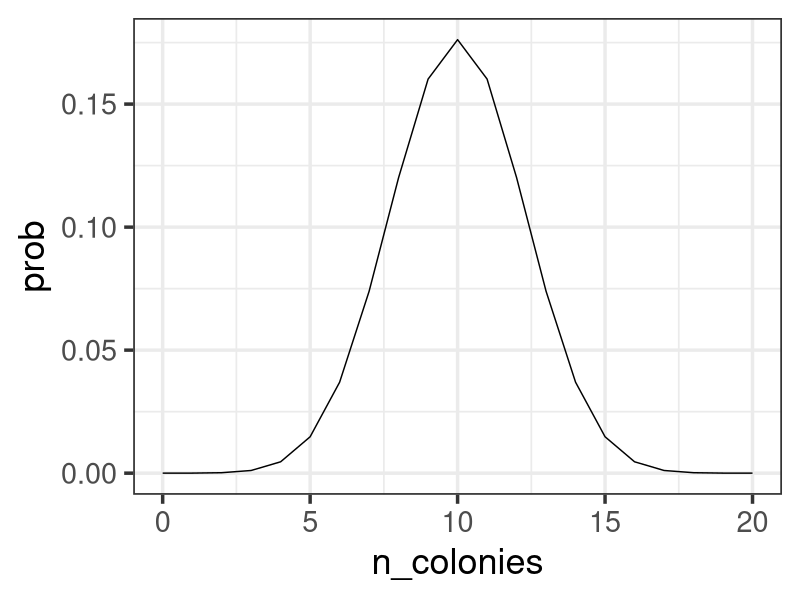
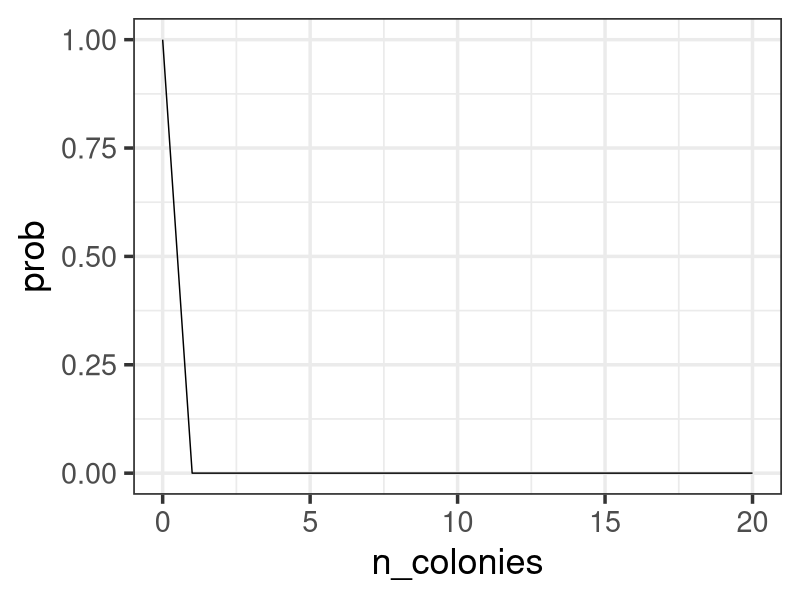
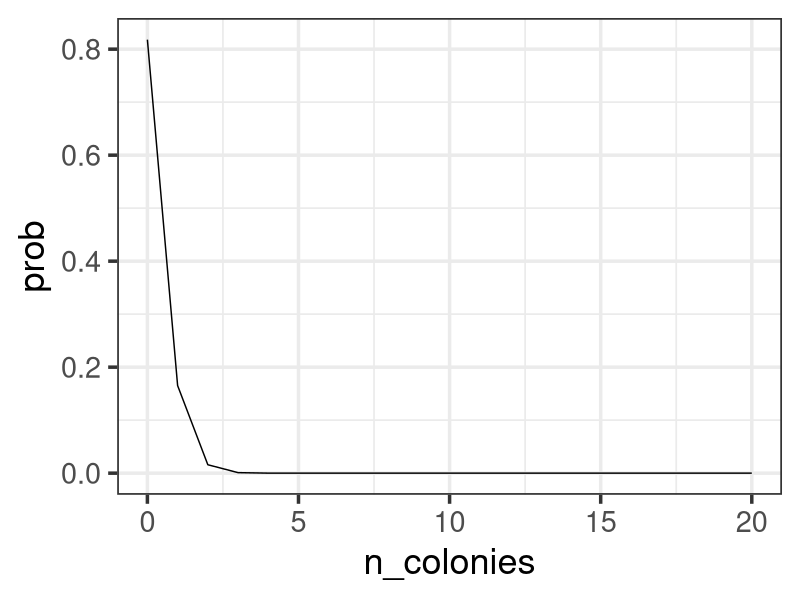
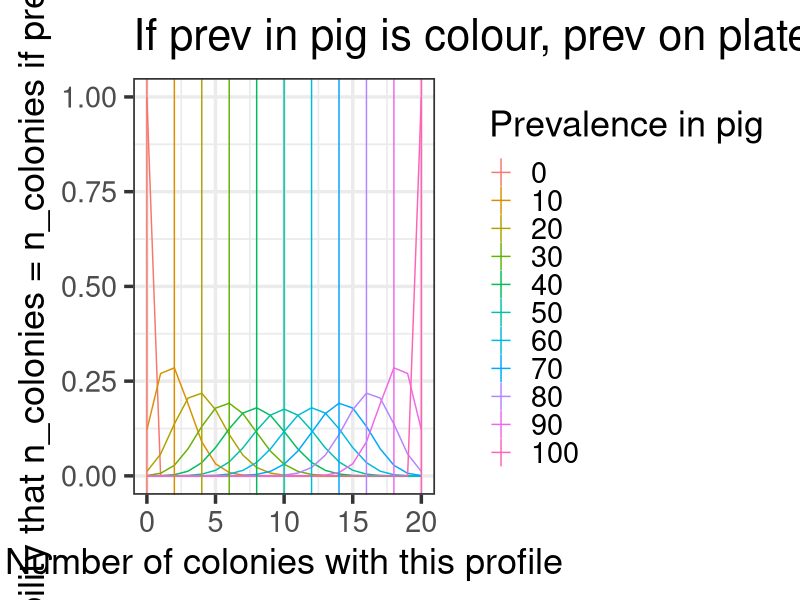
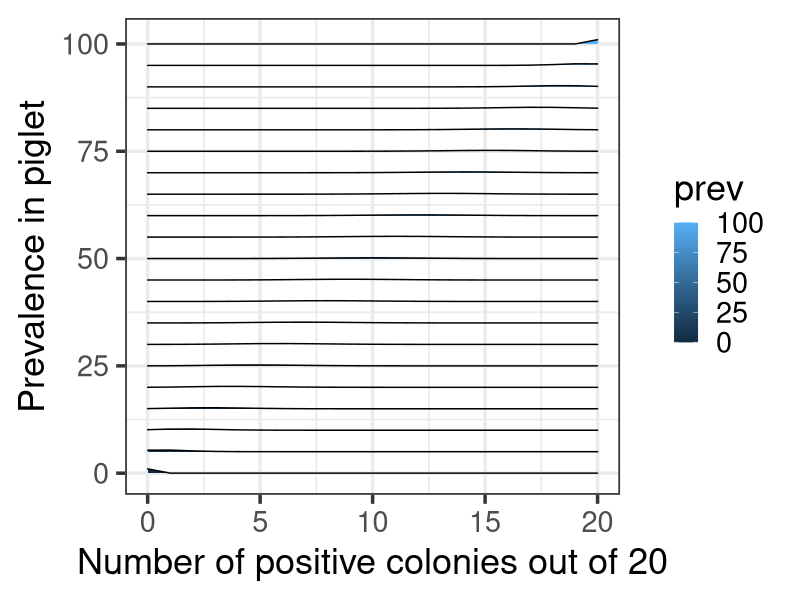
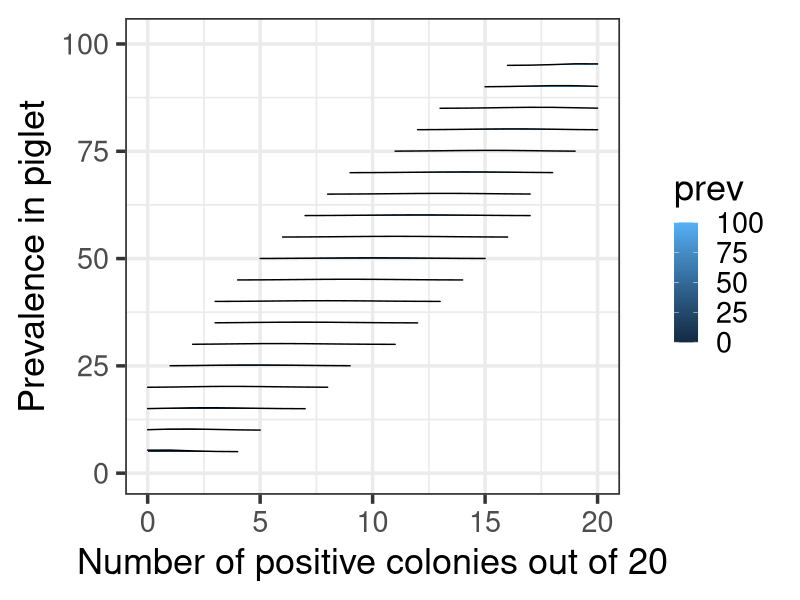
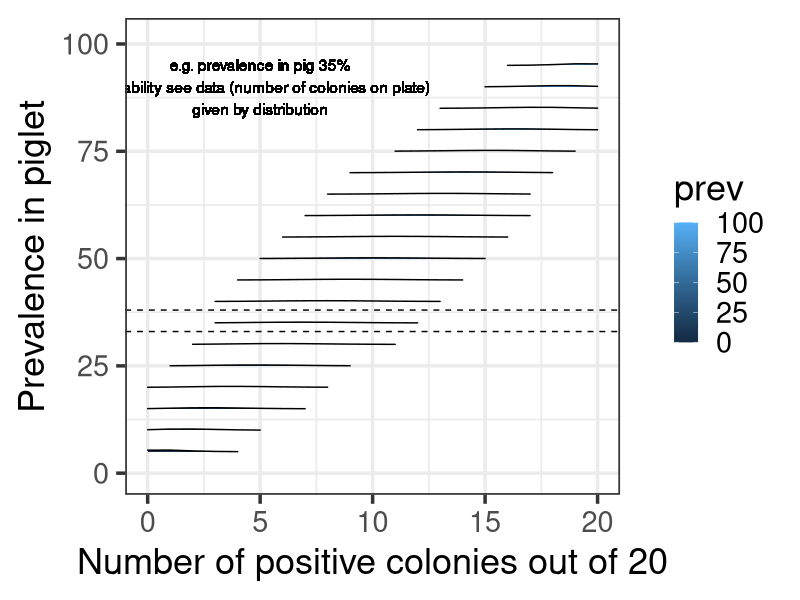
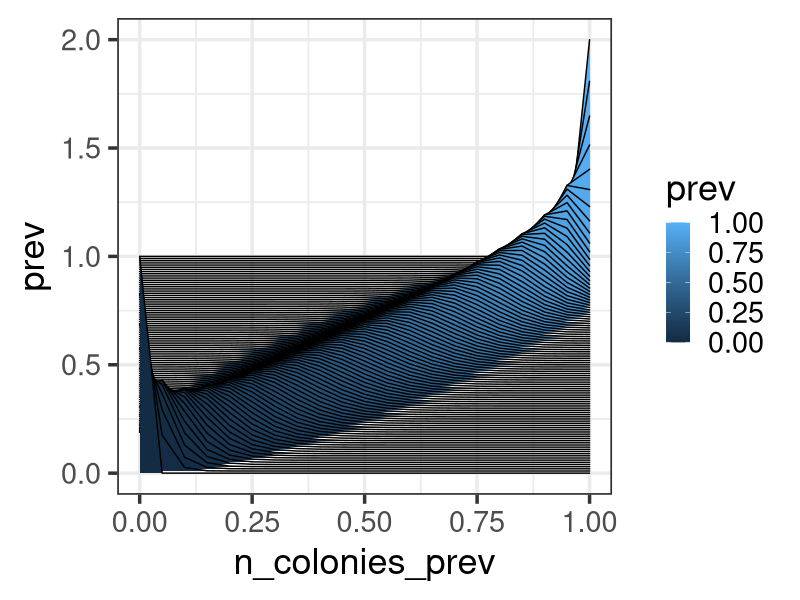

Here is the R script that generated these plots, in order: (Note: this script raises an error after producing the figures.)
##### Back calc prevalence

### Use combinatorics to work out the distribution of expected bugs given what observed

# needed libraries
library(ggridges) # for ridge plot
library(tidyverse)
theme_set(theme_ridges())
theme_set(theme_bw(base_size = 26))
library(zoo) # for interpolation

############################### If piglet has a prevalence of x, what is the probability of seeing 1/2/3...20 colonies on the plate? ####################################################################################################################

# A = profile name
# x = prevalence in pig
# c = prevalence on plate
# p = probability that prevalence in pig is x given c

# e.g. 
# c = 1/20 for A 
# what is the p(A at x% in pig AND 1/20 = A AND 19/20 not A)? 

pA = c()
for(j in 0:20){
  for(i in 0:100){
    
    # Given that A = x%, what's the probability that 1/20 = A and 19/20 not A? 
    pA = rbind(pA, c(i, j, choose(20, j) * ((i/100)^j) * ((100-i)/100)^(20-j)))
    
  }
}
pA <- as.data.frame(pA)
colnames(pA) <- c("prev","n_colonies","prob")
ggplot(pA %>% filter(prev == 50), aes(x=n_colonies, y = prob)) + geom_line()
ggplot(pA %>% filter(prev == 0), aes(x=n_colonies, y = prob)) + geom_line() # near edges higher chance get 0 than 1 but 1/20 = 0.05 so makes sense
ggplot(pA %>% filter(prev == 1), aes(x=n_colonies, y = prob)) + geom_line() # 80% chance 0 colonies if prevalence in pig is 1, 16% chance 1 colony, 1.58% chance 2 colonies...
# prev = Percentage of colonies with this profile in the pigs
# n_colonies = number of colonies with this profile out of 20
# prob = probability that n_colonies = n_colonies if prev = prev

pA %>% filter(prev == 1) %>% summarise(sum(prob)) # sum over a single prevalence = 1. 


############################### If have 1 colony, what is the prevalence in pig of this profile?  ####################################################################################################################

## ????? HARD especially at 0 colonies on plate => could be some in pig. Can't use the above method... 
#### WRONG BELOW
# # A = profile name
# # x = prevalence in pig
# # c = prevalence on plate
# # p = probability that prevalence in pig is x given c
# 
# # e.g. 
# # c = 1/20 for A 
# # what is the p(1/20 = A on plate AND A at x% in pig)? 
# 
# pA = c()
# for(j in 0:20){
#   for(i in 0:100){
#     
#     # Given that 1/20 = A,  what's the probability that x% = A and 1-x% =  not A? 
#     pA = rbind(pA, c(i, j, choose(100, i) * ((j/20)^i) * ((20-j)/20)^(100-i)))
#     
#   }
# }
# pA <- as.data.frame(pA)
# colnames(pA) <- c("prev","n_colonies","prob")
# ggplot(pA %>% filter(prev == 50), aes(x=n_colonies, y = prob)) + geom_line()
# ggplot(pA %>% filter(n_colonies == 0), aes(x=n_colonies, y = prob)) + geom_line() # near edges higher chance get 0 than 1 but 1/20 = 0.05 so makes sense
# ggplot(pA %>% filter(prev == 1), aes(x=n_colonies, y = prob)) + geom_line() # 80% chance 0 colonies if prevalence in pig is 1, 16% chance 1 colony, 1.58% chance 2 colonies...
# # prev = Percentage of colonies with this profile in the pigs
# # n_colonies = number of colonies with this profile out of 20
# # prob = probability that n_colonies = n_colonies if prev = prev


################################# Explore above data: if piglet has a prevalence of x, what is the probability of seeing 1/2/3...20 colonies on the plate? ################################################
#### Look at prevalence and see what prob this n colonies with this prev
pA <- pA %>% group_by(prev) %>% mutate(prob_this_n_colonies = prob/sum(prob)) %>% ungroup()


ggplot(pA %>% filter(prev %in% c(0,seq(0,100, by = 10))), aes(x = n_colonies, y = prob_this_n_colonies, group = prev)) + geom_line(aes(col=factor(prev))) + 
#  facet_wrap(~prev, scales = "free") +
  geom_vline(aes(xintercept = (prev/100)*20, col = factor(prev))) + 
  scale_x_continuous("Number of colonies with this profile") + 
  scale_color_discrete("Prevalence in pig") + 
  scale_y_continuous("Probability that n_colonies = n_colonies if prev = prev") + 
  ggtitle("If prev in pig is colour, prev on plate is x")
ggsave("plots/Probability_prev_col.pdf", width = 8)

##### Says:
#### if prevalence is x, what is the most likely number of positive colonies on a plate? = LIKELIHOOD
#### Probability get this data given this model output

# WRONG WAY
pA %>% filter(n_colonies == 5) %>% summarise(sum(prob)) # > 1
# ggplot(pA %>% select(prev, n_colonies, prob), 
#        aes(x = prev, y = n_colonies, group = n_colonies,height = prob)) + #geom_line(aes(group = n_colonies))
#   geom_ridgeline(aes(fill = n_colonies))  + 
#   scale_y_continuous("Number of positive colonies out of 20") + 
#   scale_x_continuous("Prevalence in piglet")
# ggsave("plots/ridge_plot.pdf")

#### PLOT correct
ggplot(pA %>% select(prev, n_colonies, prob) %>% filter(prev %in% seq(0,100,by = 5)), 
       aes(x = n_colonies, y = prev, group =prev,height = prob)) + #geom_line(aes(group = n_colonies))
  geom_ridgeline(aes(fill = prev))  + 
  scale_x_continuous("Number of positive colonies out of 20") + 
  scale_y_continuous("Prevalence in piglet")
ggsave("plots/ridge_plot.pdf")


ggplot(pA %>% select(prev, n_colonies, prob) %>% filter(prev %in% seq(0,100,by = 5), prob > 0.01), 
       aes(x = n_colonies, y = prev, group =prev,height = prob)) + #geom_line(aes(group = n_colonies))
  geom_ridgeline(aes(fill = prev))  + 
  scale_x_continuous("Number of positive colonies out of 20") + 
  scale_y_continuous("Prevalence in piglet") 
ggsave("plots/ridge_plot_0.01.pdf")

ggplot(pA %>% select(prev, n_colonies, prob) %>% filter(prev %in% seq(0,100,by = 5), prob > 0.01), 
       aes(x = n_colonies, y = prev, group =prev,height = prob)) + #geom_line(aes(group = n_colonies))
  geom_ridgeline(aes(fill = prev))  + 
  scale_x_continuous("Number of positive colonies out of 20") + 
  scale_y_continuous("Prevalence in piglet") + 
  geom_text(x=5, y=90, label= "e.g. prevalence in pig 35%\nprobability see data (number of colonies on plate)\ngiven by distribution") +  # NO! "e.g. 1/20 = this profile (y axis), \nv unlikely prevalence in piglet of 25% (x-axis)\nbut likely that 3-8% do (dashed lines)") 
  geom_hline(yintercept = c(33,38), linetype = "dashed")
ggsave("plots/ridge_plot_0.01.pdf")

### Save
pA$prev <- pA$prev / 100
pA$n_colonies_prev <- pA$n_colonies/20
pA <- pA %>% select(prev, prob, n_colonies_prev)

ggplot(pA, aes(x = n_colonies_prev, y = prev, group = prev,height = prob)) + #geom_line(aes(group = n_colonies))
  geom_ridgeline(aes(fill = prev)) ## WEIRD!!

### Interpolate: for each prevalence, need to fill in probability for each n_colonies_prev
pA_interp <- pA %>%
  group_by(prev) %>%
  arrange(prev, n_colonies_prev) %>%
  complete(n_colonies_prev = seq(0, 1, len = 10001)) %>%
  mutate(prob_all_t = na.approx(prob)) %>% # Need to divide by new total - no longer just a bar at say n_colonies = 0.1, but now have a bit of that at 0.09, 0.95 etc
  mutate(total = sum(prob_all_t), 
         prob_all = prob_all_t/total) %>% 
  select(-c(prob, prob_all_t)) # remove non interpolated

## check prob = 1
pA_interp %>% filter(prev == 0.53) %>% summarise(sum(prob_all))

write.csv(pA_interp, "seen_predicted.csv")






####### BELOW WRONG WAY TO THINK ABOUT IT

## if find 1 positive colony then probably X wrong way to think of it: if prev is something, this is most likely number of colonies on the plate with this profile
pA %>% filter(n_colonies == 1) %>% mutate(max = max(prob), equalmax = ifelse(prob == max, 1, 0)) %>% filter(equalmax == 1)
# a prevalence of 5%, makes sense as 1/20 = 5%

# ## if find 0 positive colony then probably
# pA %>% filter(n_colonies == 0) %>% mutate(max = max(prob), equalmax = ifelse(prob == max, 1, 0)) %>% filter(equalmax == 1)
# # a prevalence of 0
# pA %>% filter(n_colonies == 0) # but some variation -> 
# 
# ## if find 6  positive colonies then probably
# pA %>% filter(n_colonies == 6) %>% mutate(max = max(prob), equalmax = ifelse(prob == max, 1, 0)) %>% filter(equalmax == 1)
# # a prevalence of 30






#### OLD

# ##### (1) ######
# ##### Now flip: instead say, if see this many colonies - what is the probability of that prevalence?WRONG
# seen_predicted = pA %>% group_by(n_colonies) %>% mutate(max = max(prob), equalmax = ifelse(prob == max, 1, 0), n_cols_prev = 100*n_colonies / 20) 
# 
# # Check maximum probability matches prevalence of underlying - this is the most likely thing to count
# ggplot(seen_predicted %>% 
#          filter(equalmax == 1) %>% dplyr::select(n_colonies, n_cols_prev, prev)
#        , aes(x=n_cols_prev, y = prev)) + geom_point() + 
#   geom_line(data = as.data.frame(cbind(x = c(0:100), y = c(0:100))), aes(x=x, y = y)) + 
#   scale_x_continuous("Prevalence predicted by proportion of 20 that are this profile") + 
#   scale_y_continuous("Prevalence in pig population") + 
#   ggtitle("Filtered on max probability") + 
#   geom_text(x=30, y=90, label="e.g. 4/20 = 25% of colonies have this profile (x-axis):\nimplies 25% prevalence in pig (y axis)")
# 
# 
# 
# # Not so good as stages on y axis >> 1 so can't see the distribution so well
# ggplot(seen_predicted %>% select(prev, n_colonies, prob)%>% filter(prob > 0.01), 
#        aes(x = prev, y = 100*n_colonies/20, group = n_colonies,height = prob)) + #geom_line(aes(group = n_colonies))
#   geom_ridgeline(aes(fill = n_colonies))  + 
#   scale_y_continuous("Prevalence in sample") + 
#   scale_x_continuous("Prevalence in piglet")
# ggsave("plots/ridge_plot_0.01_asperc.pdf")
# 
# ## For single number of colonies out of 20
# ncol = 16 # how many with this profile? 
# seen_predicted %>% filter(n_colonies == ncol) %>% ggplot(aes(x=prev, y = prob_this_n_colonies)) + 
#   geom_line() + geom_vline(xintercept = 100 *ncol / 20, linetype = "dashed")  + 
#   scale_y_continuous("Probablility this many colonies with the profile, given prevalence in piglet") + 
#   scale_x_continuous("Prevalence in piglet")
# ggsave("plots/16col_pos_prob.pdf")
# 
# write.csv(seen_predicted, "seen_predicted.csv")
# 
# ###### (2) 
# # Need to change around: if prevalence in pig is x what is the chance that see y on plate? 
# 
# #p (A = x% AND 1/20 = A AND 19/20 not A)
# pA = c()
# 
# for(i in 0:20){
#   for(j in 0:100){
#     
#     # Given that A = x%, what's the probability that 1/20 = A and 19/20 not A? 
#     # Given that 1/20 = A on plate, what's the probability that x% = A and 1-x not A?
#     # Have to calculate combinatorics??!? 
#     pA = rbind(pA, c(i, j, choose(100, j) * ((i/20)^j) * ((20-i)/20)^(100-j)))
#     
#   }
# }
# pA <- as.data.frame(pA)
# colnames(pA) <- c("n_colonies","prev","prob")
# ggplot(pA %>% filter(prev == 20), aes(x=n_colonies, y = prob)) + geom_line() # more spiky than other pA as only limited number can be positive out of 20 colonies
# # prev = Percentage of colonies with this profile in the pigs
# # n_colonies = number of colonies with this profile out of 20
# # prob = probability that prev = prev if n_colonies = n_colonies
# 
# ### Note now that
# pA %>% filter(prev == 2) %>% summarise(sum(prob)) # < 1
# pA %>% filter(n_colonies == 2) %>% summarise(sum(prob)) # this is 1/ If n colonies is 2, distributino of prevalence
# ggplot(pA %>% filter(n_colonies == 2), aes(x=prev, y = prob)) + geom_line() # this distribution 
# 
# theme_set(theme_bw(base_size = 26))
# ggplot(pA %>% filter(prev %in% c(0,seq(0,100, by = 5))), aes(x = n_colonies, y = prob_this_prevalence, group = prev)) + geom_line(aes(col=factor(prev))) + 
#   #  facet_wrap(~prev, scales = "free") +
#   geom_vline(aes(xintercept = (prev/100)*20, col = factor(prev))) + 
#   scale_x_continuous("Number of colonies with this profile") + 
#   scale_color_discrete("Prevalence in pig") + 
#   scale_y_continuous("Probability that  prev = prev if n_colonies = n_colonies") + 
#   ggtitle("if number of colonies with this profile is x, what is the most likely prevalence in the pig?")
# ggsave("plots/Probability_prev_col.pdf", width = 8)

